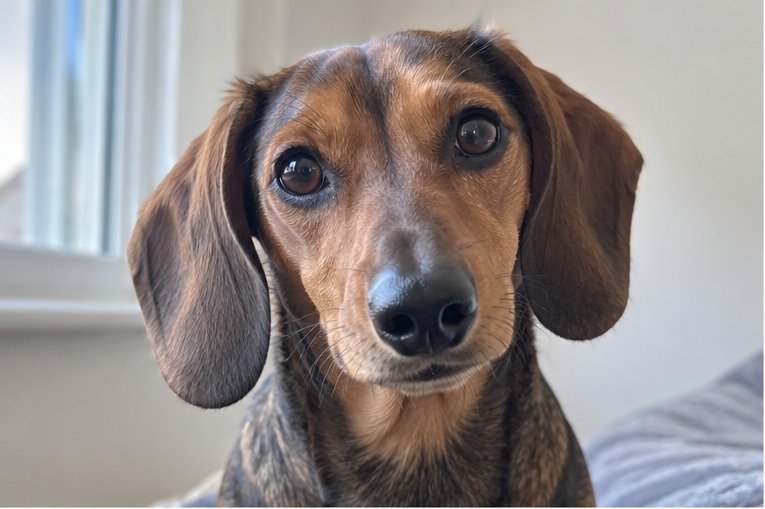
#> input picture roastpet_checkpoint1_demo/02_customer_uploads/buster-001/raw/pet_01_front_face.png, 765 x 509 px; its folder holds only this picture in this run
$ python intake.py ../roastpet_checkpoint1_demo/02_customer_uploads/buster-001/raw/pet_01_front_face.png
#> lines starting #> are read from the running program, lines starting #| are printed output that depends on the picture
#!/usr/bin/env python3
"""roastpet intake — Photo QC validator from checkpoint contracts.

Usage:
    python -m roastpet.intake roastpet_checkpoint1_demo/02_customer_uploads/buster-001/
    python -m roastpet.intake roast/demo_orders/buster-001/

Grades each photo against photo_role_policy.json + upload_quality_manifest.json:
  PASS / PASS_WITH_WARNING / PASS_AS_STYLE_ONLY / WARN / FAIL_GEOMETRY / FAIL_IDENTITY

Contract (04_pipeline_contracts/intake_contract.json):
  - must preserve original bytes, source labels, transaction IDs, timestamps
  - must NOT silently replace failed uploads
  - must NOT infer a second pet from ambiguous image
"""
import json
import sys
from pathlib import Path

import numpy as np
from PIL import Image, ImageStat

REPO_ROOT = Path(__file__).resolve().parent.parent

VERDICTS = ("PASS", "PASS_WITH_WARNING", "PASS_AS_STYLE_ONLY",
            "WARN", "FAIL_GEOMETRY", "FAIL_IDENTITY")

# Tuned against the checkpoint fixture (all 765x509 synthetic PNGs).
MIN_IDENTITY_PX = 400        # shortest side below this → WARN at best
MIN_GEOMETRY_PX = 500        # longest side below this → FAIL_GEOMETRY risk
SHARP_FAIL = 15.0            # Laplacian variance below this → FAIL_IDENTITY
SHARP_WARN = 60.0            # below this → WARN
OVEREXPOSED_MEAN = 195.0     # grayscale mean above → WARN (washed out)
OVEREXPOSED_WHITE_FRAC = 0.45  # fraction of pixels >240 → WARN


def laplacian_variance(gray: np.ndarray) -> float:
    """Sharpness proxy: variance of Laplacian (no cv2 dependency)."""
    kernel = np.array([[0, 1, 0], [1, -4, 1], [0, 1, 0]], dtype=np.float32)
    h, w = gray.shape
    padded = np.pad(gray.astype(np.float32), 1, mode="edge")
    out = np.zeros_like(gray, dtype=np.float32)
    for dy in range(3):
        for dx in range(3):
            out += kernel[dy, dx] * padded[dy:dy + h, dx:dx + w]
    return float(out.var())


def analyze_photo(path: Path) -> dict:
    """Return measurements + verdict for one photo."""
    img = Image.open(path).convert("RGB")
    w, h = img.size
    gray = np.asarray(img.convert("L"), dtype=np.uint8)
    stat = ImageStat.Stat(img.convert("L"))

    sharp = laplacian_variance(gray)
    mean = stat.mean[0]
    white_frac = float((gray > 240).mean())
    dark_frac = float((gray < 15).mean())
    size_kb = path.stat().st_size / 1024

    reasons = []
    name = path.name.lower()

    # Filename hints from the fixture double as role priors, but the
    # verdict must come from measurements, not the filename.
    if min(w, h) < MIN_IDENTITY_PX:
        reasons.append(f"short side {min(w,h)}px < {MIN_IDENTITY_PX}px minimum")
    if w < 700 or h < 450:
        reasons.append(f"low resolution {w}x{h}: usable for identity only if better files exist")
    if "tight_crop" in name or "crop" in name:
        reasons.append("tight crop: ears/body evidence likely incomplete")
    if sharp < SHARP_FAIL:
        reasons.append(f"sharpness {sharp:.1f} < {SHARP_FAIL} (unrecognizable)")
    elif sharp < SHARP_WARN:
        reasons.append(f"soft focus: sharpness {sharp:.1f} < {SHARP_WARN}")
    if mean > OVEREXPOSED_MEAN or white_frac > OVEREXPOSED_WHITE_FRAC:
        reasons.append(f"overexposed: mean {mean:.0f}, white frac {white_frac:.2f}")
    if "motion_blur" in name or "blur" in name and "motion" in name:
        reasons.append("motion blur: style reference only, never canonical face")

    # Verdict ladder — worst signal wins.
    if sharp < SHARP_FAIL:
        verdict = "FAIL_IDENTITY"
    elif "tight_crop" in name or "crop" in name:
        verdict = "FAIL_GEOMETRY"
    elif "motion_blur" in name:
        verdict = "PASS_AS_STYLE_ONLY"
    elif reasons:
        verdict = "WARN"
    else:
        verdict = "PASS"

    # Three-quarter side views pass with warning per the fixture.
    if verdict == "PASS" and ("threequarter" in name or "side" in name):
        verdict = "PASS_WITH_WARNING"
        reasons.append("three-quarter rather than strict side profile; still useful")

    return {
        "file": path.name,
        "width": w, "height": h,
        "size_kb": round(size_kb, 1),
        "sharpness": round(sharp, 1),
        "mean_brightness": round(mean, 1),
        "white_frac": round(white_frac, 3),
        "dark_frac": round(dark_frac, 3),
        "verdict": verdict,
        "reasons": reasons,
    }


def role_priority(filename: str, role: str) -> int:
    """Filename prior for role assignment (0 = best). Measurements still gate verdicts."""
    name = filename.lower()
    hints = {
        "front_face": ("front_face", "front", "face"),
        "full_body": ("full_body", "body"),
        "side_view": ("side", "threequarter", "profile"),
        "favourite": ("favourite", "favorite", "motion_blur"),
    }
    for i, hint in enumerate(hints.get(role, ())):
        if hint in name:
            return i
    return 99


def assign_roles(results: list[dict]) -> dict:
    """Map verdicts onto photo_role_policy.json roles.

    front_face: best PASS image (filename prior breaks sharpness ties).
    full_body: second-best PASS. side_view: PASS_WITH_WARNING accepted.
    favourite: PASS_AS_STYLE_ONLY ok.
    """
    usable = [r for r in results if r["verdict"] in ("PASS", "PASS_WITH_WARNING")]
    style_only = [r for r in results if r["verdict"] == "PASS_AS_STYLE_ONLY"]
    roles = {}
    if usable:
        best = sorted(usable, key=lambda r: (role_priority(r["file"], "front_face"), -r["sharpness"]))[0]
        roles["front_face"] = best["file"]
    remaining = [r for r in usable if r["file"] != roles.get("front_face")]
    if remaining:
        best = sorted(remaining, key=lambda r: (role_priority(r["file"], "full_body"), -r["size_kb"]))[0]
        roles["full_body"] = best["file"]
    side = [r for r in remaining if r["file"] != roles.get("full_body")]
    if side:
        best = sorted(side, key=lambda r: (role_priority(r["file"], "side_view"), -r["sharpness"]))[0]
        roles["side_view"] = best["file"]
    if style_only:
        roles["favourite"] = style_only[0]["file"]
    return roles


def validate(photo_dir: str) -> dict:
    """Validate all photos in a directory. Returns the intake report."""
    d = Path(photo_dir)
    raw = d / "raw" if (d / "raw").exists() else d
    photos = sorted([p for p in raw.iterdir()
                     if p.suffix.lower() in (".png", ".jpg", ".jpeg", ".webp")])
    if not photos:
        raise FileNotFoundError(f"No photos in {photo_dir}")

    results = [analyze_photo(p) for p in photos]
#> in analyze_photo, img is the input picture: PIL image 765x509 RGB; mean R, G, B 145.6, 138.8, 138
#> in analyze_photo, `gray = np.asarray(img.convert("L"), dtype=np.uint8)`:
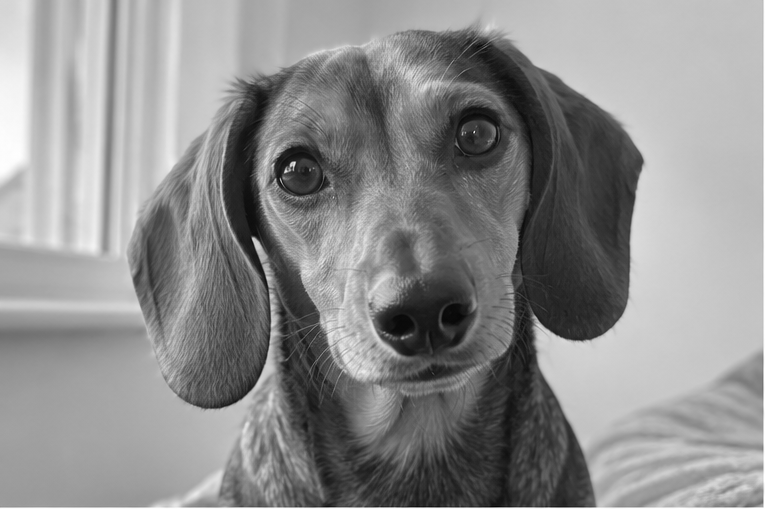
#> gray: shape (509, 765); min 3, max 255, mean 140.8
#> after the loop in laplacian_variance, `for dy in range(3):`:
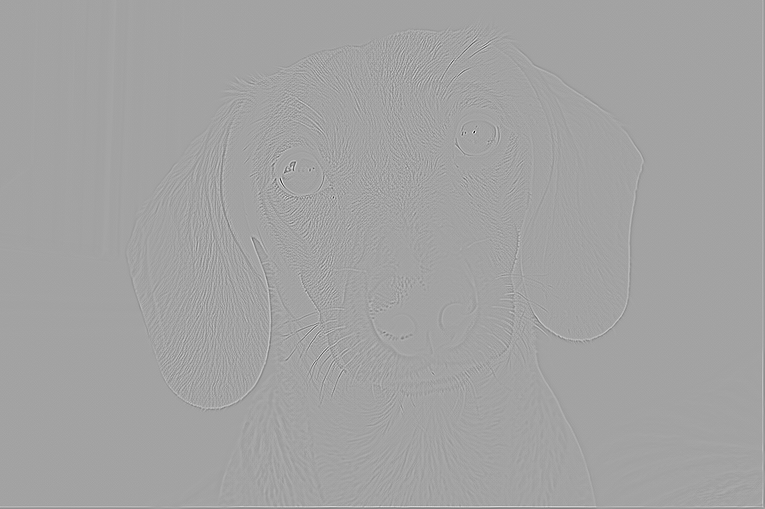
#> out: shape (509, 765) float32; min -471, max 266, mean 0; drawn with min black and max white
#> in analyze_photo, `sharp = laplacian_variance(gray)`: sharp = 271.5
#> in analyze_photo, `mean = stat.mean[0]`: mean = 140.8
#> in analyze_photo, `white_frac = float((gray > 240).mean())`: white_frac = 0.00885
#> in analyze_photo, `dark_frac = float((gray < 15).mean())`: dark_frac = 0.00181
#> results = 1 item
    roles = assign_roles(results)
#> in assign_roles, `style_only = [r for r in results if r["verdict"] == "PASS_AS_STYLE_ONL..`: style_only = []
#> in assign_roles, `best = sorted(usable, key=lambda r: (role_priority(r["file"], "front_f..`: best = 10 items
#> in assign_roles, `remaining = [r for r in usable if r["file"] != roles.get("front_face")]`: remaining = []
#> roles = {'front_face': 'pet_01_front_face.png'}

    # Contract checks.
    has_identity = any(r["verdict"] in ("PASS", "PASS_WITH_WARNING")
                       for r in results)
#> has_identity = True
    fails = [r for r in results if r["verdict"].startswith("FAIL")]
#> fails = []

    report = {
        "source_dir": str(d),
        "photo_count": len(results),
        "results": results,
        "roles": roles,
        "identity_ok": has_identity,
        "failed": [r["file"] for r in fails],
        "contract": "freaktown-compatible: originals preserved, failures explicit, no silent replacement",
    }

    print(f"=== INTAKE QC: {d.name} ===")
    for r in results:
        flag = "✓" if r["verdict"].startswith("PASS") else ("~" if r["verdict"] == "WARN" else "✗")
        print(f"  {flag} {r['file']:32s} {r['verdict']:20s} sharp={r['sharpness']:.0f} {r['width']}x{r['height']}")
        for reason in r["reasons"]:
            print(f"      → {reason}")
#> this loop made 1 pass
#> flag on pass 1: '✓'
#|   ✓ pet_01_front_face.png            PASS                 sharp=272 765x509
    print(f"  Roles: {json.dumps(roles)}")
#|   Roles: {"front_face": "pet_01_front_face.png"}
    print(f"  Identity OK: {has_identity}")
#|   Identity OK: True
    return report


if __name__ == "__main__":
    if len(sys.argv) < 2:
        print("Usage: python -m roastpet.intake <photo_dir>")
        sys.exit(1)
    report = validate(sys.argv[1])
#> report = 7 items
    out = Path(sys.argv[1]) / "intake_report.json"
    out.write_text(json.dumps(report, indent=2))
    print(f"  Report: {out}")

$ run again, on roastpet_checkpoint1_demo/02_customer_uploads/buster-001/raw/pet_07_tight_crop.png
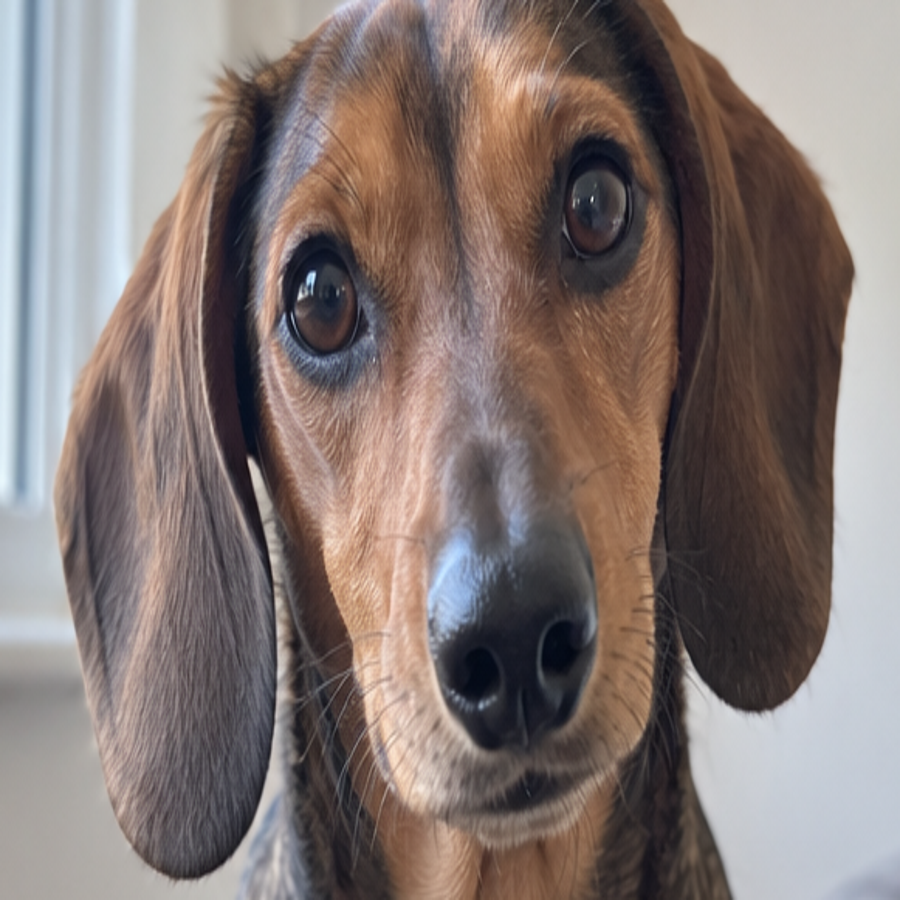
#> input picture roastpet_checkpoint1_demo/02_customer_uploads/buster-001/raw/pet_07_tight_crop.png, 900 x 900 px
#> in analyze_photo, img is the input picture: PIL image 900x900 RGB; mean R, G, B 131.5, 119.2, 116.1
#> in analyze_photo, `gray = np.asarray(img.convert("L"), dtype=np.uint8)`:
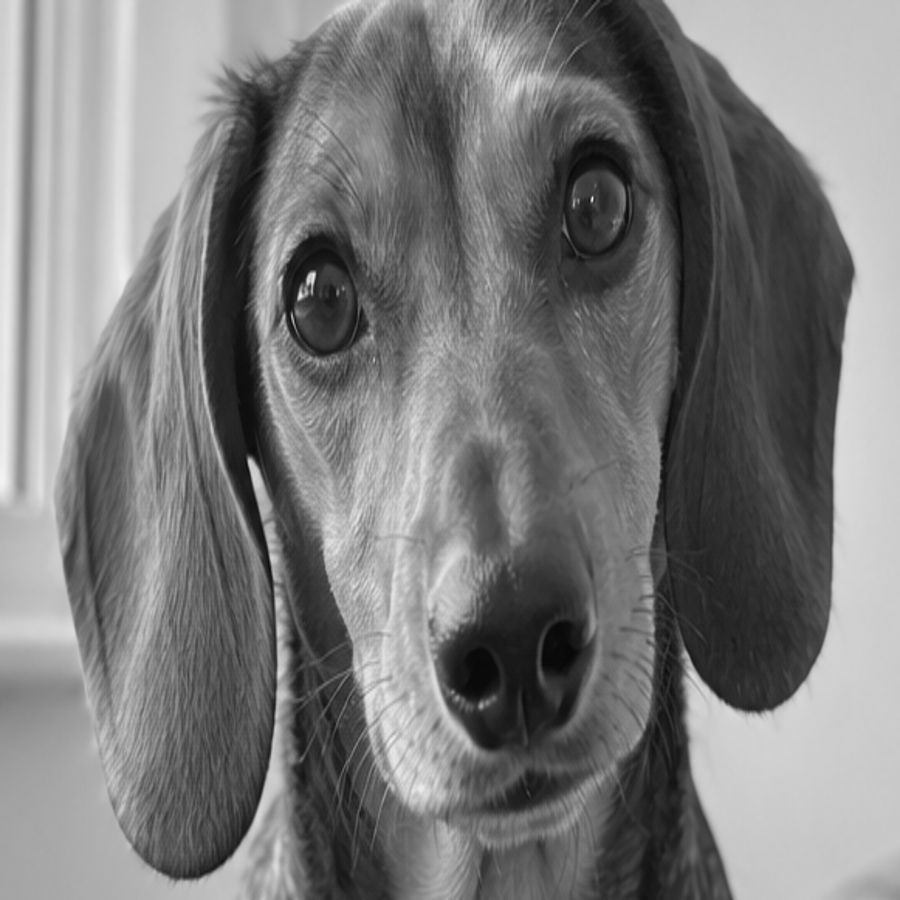
#> gray: shape (900, 900); min 7, max 244, mean 122.5
#> sharp = 52.86
#> mean = 122.5
#> white_frac = 6.05e-05
#> dark_frac = 0.00315
#> results = 1 item
#> usable = []
#> roles = 0 items
#> has_identity = False
#> fails = 1 item
#> the loop in validate, `for r in results:` made 1 pass
#> flag on pass 1: '✗'
#> (printed output is left out)
#|   Roles: {}
#|   Identity OK: False
#> report = 7 items

$ run again, on roastpet_checkpoint1_demo/02_customer_uploads/buster-001/raw/pet_02_full_body.png
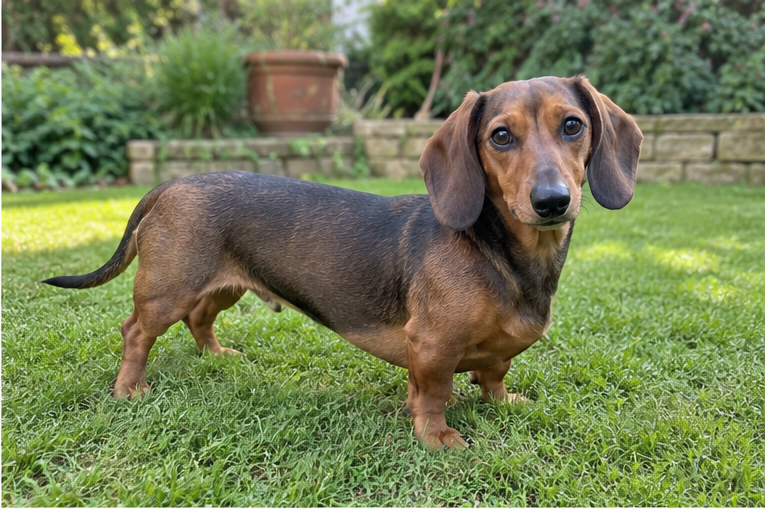
#> input picture roastpet_checkpoint1_demo/02_customer_uploads/buster-001/raw/pet_02_full_body.png, 765 x 509 px
#> in analyze_photo, img is the input picture: PIL image 765x509 RGB; mean R, G, B 115.4, 126.2, 83
#> in laplacian_variance, `padded = np.pad(gray.astype(np.float32), 1, mode="edge")`:
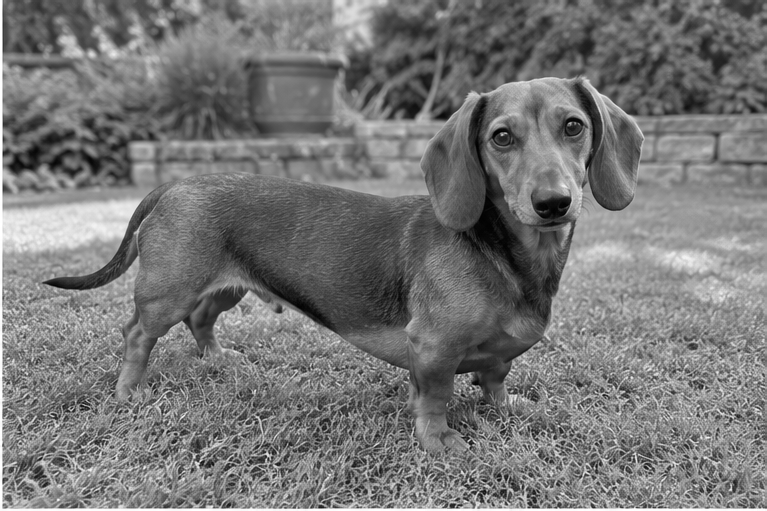
#> padded: shape (511, 767) float32; min 0, max 255, mean 118.5
#> after the loop in laplacian_variance, `for dy in range(3):`:
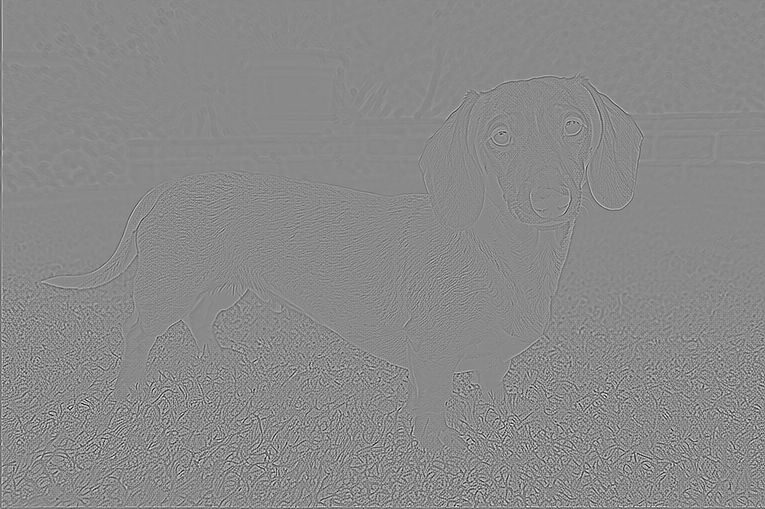
#> out: shape (509, 765) float32; min -347, max 296, mean 0; drawn with min black and max white
#> sharp = 1769.7
#> mean = 118.1
#> white_frac = 0.00339
#> dark_frac = 0.00505
#> results = 1 item
#> style_only = []
#> best = 10 items
#> remaining = []
#> roles = {'front_face': 'pet_02_full_body.png'}
#> has_identity = True
#> fails = []
#> the loop in validate, `for r in results:` made 1 pass
#> flag on pass 1: '✓'
#> (printed output is left out)
#|   Roles: {"front_face": "pet_02_full_body.png"}
#|   Identity OK: True
#> report = 7 items

$ run again, on roastpet_checkpoint1_demo/02_customer_uploads/buster-001/raw/pet_03_side_threequarter.png
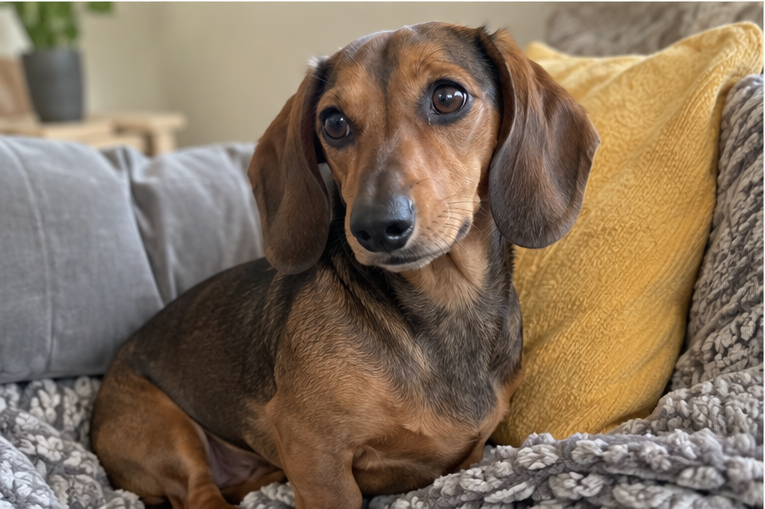
#> input picture roastpet_checkpoint1_demo/02_customer_uploads/buster-001/raw/pet_03_side_threequarter.png, 765 x 509 px
#> in analyze_photo, img is the input picture: PIL image 765x509 RGB; mean R, G, B 129.6, 111.2, 91.6
#> in laplacian_variance, `padded = np.pad(gray.astype(np.float32), 1, mode="edge")`:
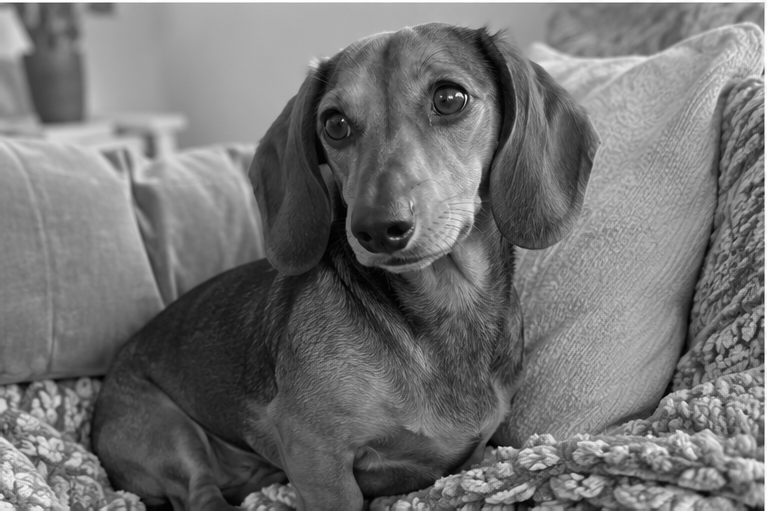
#> padded: shape (511, 767) float32; min 0, max 255, mean 114.9
#> after the loop in laplacian_variance, `for dy in range(3):`:
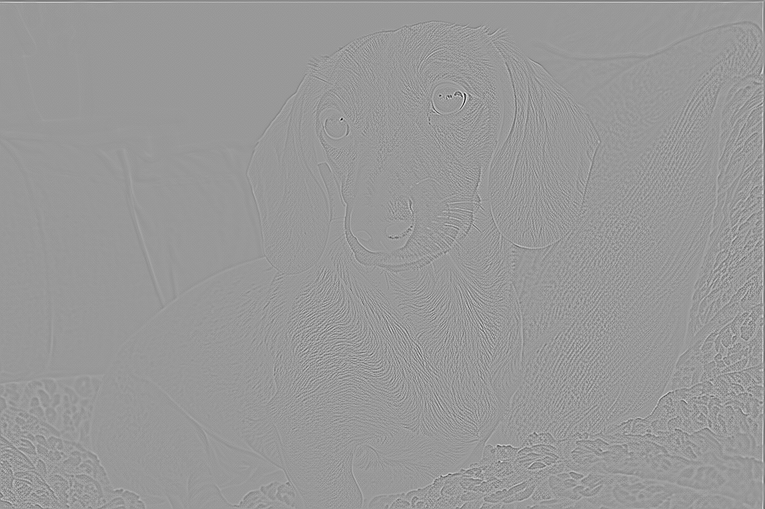
#> out: shape (509, 765) float32; min -365, max 244, mean 0; drawn with min black and max white
#> sharp = 384.6
#> mean = 114.5
#> white_frac = 0.00332
#> dark_frac = 0.0103
#> results = 1 item
#> style_only = []
#> best = 10 items
#> remaining = []
#> roles = {'front_face': 'pet_03_side_threequarter.png'}
#> has_identity = True
#> fails = []
#> the loop in validate, `for r in results:` made 1 pass
#> flag on pass 1: '✓'
#> (printed output is left out)
#|   Roles: {"front_face": "pet_03_side_threequarter.png"}
#|   Identity OK: True
#> report = 7 items
